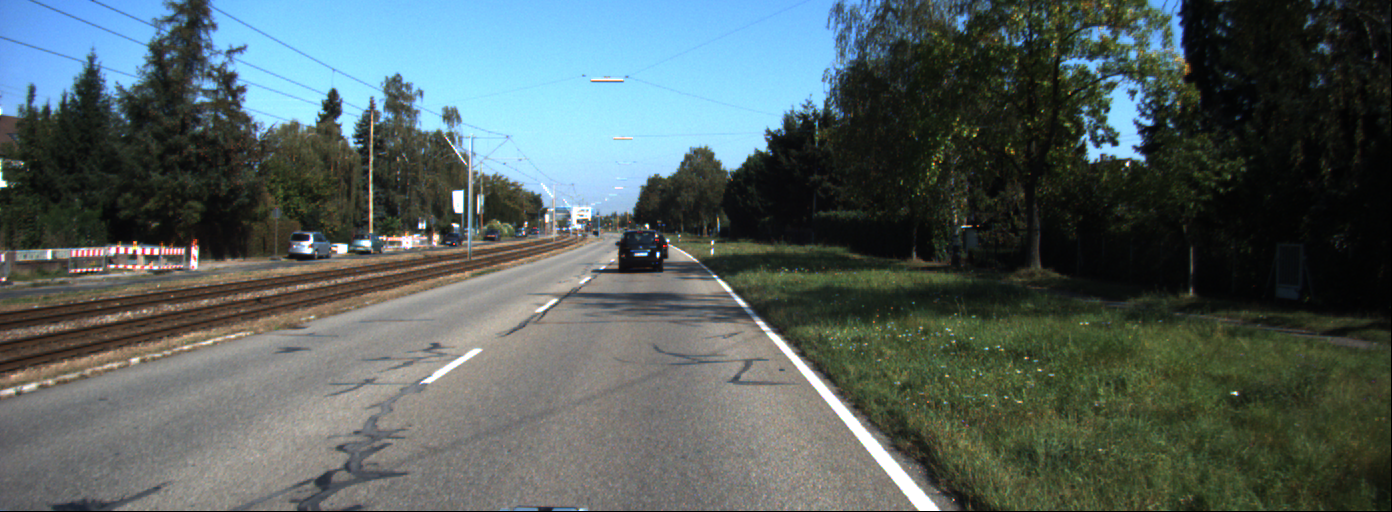
#> input picture Codes/data_1/data/0000000003.png, 1392 x 512 px, given in place of out.avi, which was not available
$ python question_2.py
#> lines starting #> are read from the running program, lines starting #| are printed output that depends on the picture; after the words box and inside, x2 and y2 are one past the last pixel; in counts of white or black regions, pixels touching at a corner belong together; pictures that were not available may be replaced by others from this repository, and a replacement may not be noted
import cv2
import numpy as np
import matplotlib.pyplot as plot
import copy

video = cv2.VideoCapture("out.avi")
# video = cv2.VideoCapture("data_2/challenge_video.mp4")
def mouse_click(event, x, y, flag, param):
    if event == cv2.EVENT_LBUTTONDOWN:
        print(x, y)
        # points.append([x, y])

def warpImage(den_image, pts):
    # store points
    tl = pts[0]
    tr = pts[1]
    br = pts[2]
    bl = pts[3]
    rect = np.array([tl, tr, br, bl], dtype="float32")
    # rect = (tl,tr,br,bl)
    widthA = np.sqrt(((br[0] - bl[0]) ** 2) + ((br[1] - bl[1]) ** 2))
    widthB = np.sqrt(((tr[0] - tl[0]) ** 2) + ((tr[1] - tl[1]) ** 2))
    maxWidth = max(int(widthA), int(widthB))

    heightA = np.sqrt(((tr[0] - br[0]) ** 2) + ((tr[1] - br[1]) ** 2))
    heightB = np.sqrt(((tl[0] - bl[0]) ** 2) + ((tl[1] - bl[1]) ** 2))
    maxHeight = max(int(heightA), int(heightB))

    dst = np.array([
        [0, 0],
        [maxWidth - 1, 0],
        [maxWidth - 1, maxHeight - 1],
        [0, maxHeight - 1]], dtype="float32")
    # dst = np.array([[0,0],[199,0],[199,199],[0,199]], dtype="float32")

    M = cv2.getPerspectiveTransform(rect, dst)
    warped = cv2.warpPerspective(den_image, M, (maxWidth, maxHeight))
    return warped

def invWarpImage(den_image, pts):
    # store points
    tl = pts[0]
    tr = pts[1]
    br = pts[2]
    bl = pts[3]
    rect = np.array([tl, tr, br, bl], dtype="float32")
    # rect = (tl,tr,br,bl)
    widthA = np.sqrt(((br[0] - bl[0]) ** 2) + ((br[1] - bl[1]) ** 2))
    widthB = np.sqrt(((tr[0] - tl[0]) ** 2) + ((tr[1] - tl[1]) ** 2))
    maxWidth = max(int(widthA), int(widthB))

    heightA = np.sqrt(((tr[0] - br[0]) ** 2) + ((tr[1] - br[1]) ** 2))
    heightB = np.sqrt(((tl[0] - bl[0]) ** 2) + ((tl[1] - bl[1]) ** 2))
    maxHeight = max(int(heightA), int(heightB))

    dst = np.array([
        [0, 0],
        [maxWidth - 1, 0],
        [maxWidth - 1, maxHeight - 1],
        [0, maxHeight - 1]], dtype="float32")
    # dst = np.array([[0,0],[199,0],[199,199],[0,199]], dtype="float32")

    M = cv2.getPerspectiveTransform(rect, dst)
    warped = cv2.warpPerspective(den_image, np.linalg.inv(M), (maxWidth, maxHeight))
    return warped

def undistortImage(warped):
    ### Define Camera Matrix
    mtx = np.array([[9.037596e+02, 0.000000e+00, 6.957519e+02],
                    [0.000000e+00, 9.019653e+02, 2.242509e+02],
                    [0, 0, 1]])

    ### Define distortion coefficients
    dist = np.array([-3.639558e-01, 1.788651e-01, 6.029694e-04, -3.922424e-04, -5.382460e-02])

    h, w = warped.shape[:2]
    newcameramtx, roi = cv2.getOptimalNewCameraMatrix(mtx, dist, (w, h), 1,
                                                      (w, h))

    ### Undistorting
    dst = cv2.undistort(warped, mtx, dist, None, newcameramtx)

    # crop the image
    x, y, w, h = roi
    dst = dst[y:y + h, x:x + w]
    return dst

def hsv(image):
    global white_mask
    hsv = cv2.cvtColor(image, cv2.COLOR_BGR2HSV)
    lower_white = np.array([0, 0, 183])
    higher_white = np.array([255, 255, 255])
    white_mask = cv2.inRange(hsv, lower_white, higher_white)
    return white_mask

def curve_fit(image):
    # pixel_sum_yellow = np.sum(yellow_mask, axis=0)
    pixel_sum_white = np.sum(white_mask, axis=0)
    pts_white = []
    for i in range(len(pixel_sum_white)):
        if pixel_sum_white[i]:
            for j in range(white_mask.shape[0]):
                pts_white.append([i, j])

    pts_white = np.array(pts_white)
    pts_white = pts_white.reshape((-1, 1, 2))
    fit_line = cv2.polylines(frame, [pts_white], True, (255, 0, 0))

    return fit_line

if __name__ == '__main__':
    # [7 lines of commented-out code are left out]
    while True:
        _, frame = video.read()
#> frame is the input picture: shape (512, 1392, 3); mean B, G, R 95, 95.9, 83.1
        # gray = cv2.cvtColor(frame, cv2.COLOR_BGR2GRAY)
        # points = np.float32([[550,460],[740, 460],[1280,720],[128, 720]])
        # points = np.float32([[451, 81], [698, 77], [798, 178], [214, 182]]) # test points taken from image
        points = np.float32([[442, 281], [730, 281], [954, 498], [2, 377]])  # test points taken from image
        # points = np.float32([[435, 281], [780, 273], [961, 464], [12, 360]])


        ### warp function call
        warped_img = warpImage(frame, points)
#> in warpImage, `warped = cv2.warpPerspective(den_image, M, (maxWidth, maxHeight))`:
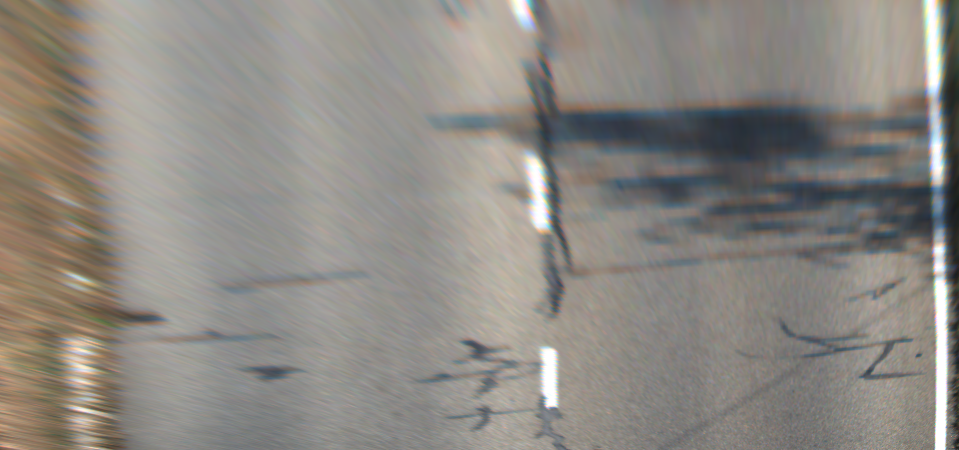
#> warped: shape (450, 959, 3); mean B, G, R 131.3, 137.2, 141.2
        mask = hsv(warped_img)
#> in hsv, `hsv = cv2.cvtColor(image, cv2.COLOR_BGR2HSV)`: hsv: shape (450, 959, 3); mean H, S, V 41.6, 26.9, 143.7
#> in hsv, `white_mask = cv2.inRange(hsv, lower_white, higher_white)`:
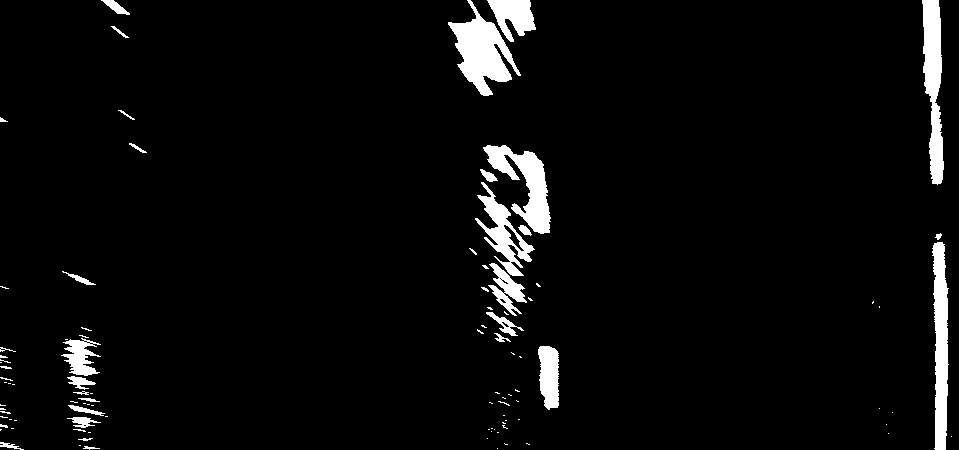
#> white_mask: shape (450, 959); 4.3% white; 98 white regions (66 under 20 px), largest, box (x1, y1, x2, y2) and area: (448, 0, 521, 96) 3057, (922, 0, 944, 185) 2553, (932, 242, 949, 450) 2538


        ### undistort the image
        dst = undistortImage(warped_img)
#> in undistortImage, `dst = cv2.undistort(warped, mtx, dist, None, newcameramtx)`:
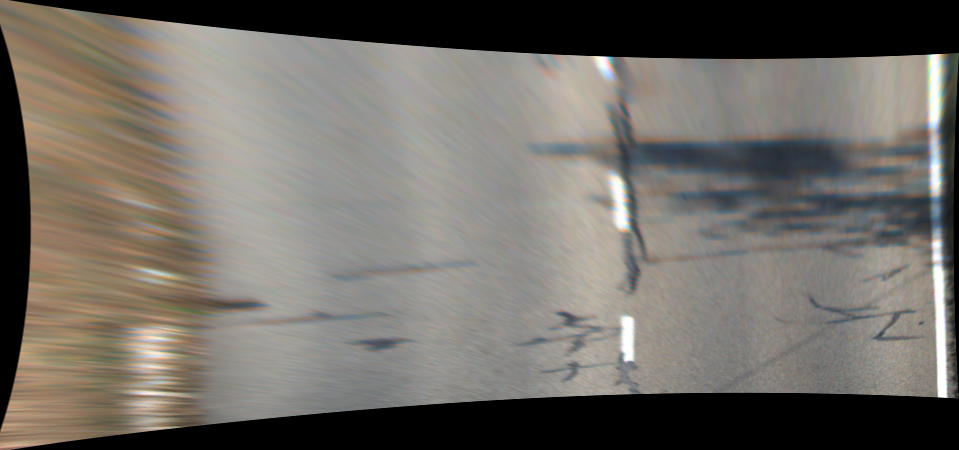
#> dst: shape (450, 959, 3); mean B, G, R 102.7, 109, 113.4
#> in undistortImage, `dst = dst[y:y + h, x:x + w]`:
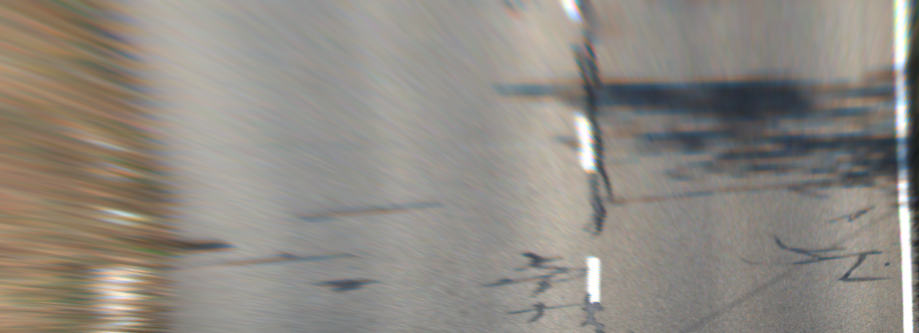
#> dst: shape (333, 919, 3); mean B, G, R 130.8, 138, 142.9


        ### inverse warp function call
        inv_warped_img = invWarpImage(mask, points)
#> in invWarpImage, `warped = cv2.warpPerspective(den_image, np.linalg.inv(M), (maxWidth, m..`:
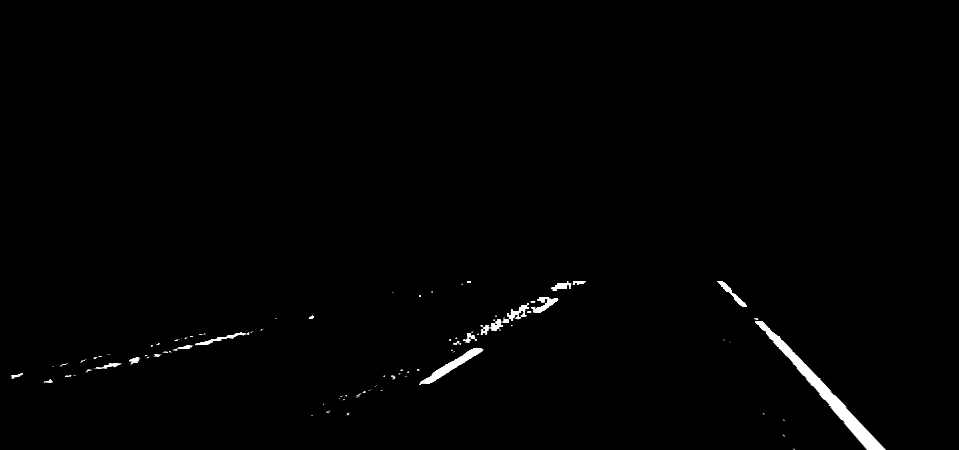
#> warped: shape (450, 959); min 0, max 255, mean 2.2

        ### hsv trial

        fit_line = curve_fit(inv_warped_img)
#> in curve_fit, `pixel_sum_white = np.sum(white_mask, axis=0)`: pixel_sum_white = 959 values, max 99705 at index 936, min 0 at index 24, mean 4916
#> after the loop in curve_fit, `for i in range(len(pixel_sum_white)):`: pts_white = 114750 items
#> in curve_fit, `pts_white = np.array(pts_white)`: pts_white = 114750 pairs, first value 0 to 951, second value 0 to 449
#> in curve_fit, `fit_line = cv2.polylines(frame, [pts_white], True, (255, 0, 0))`:
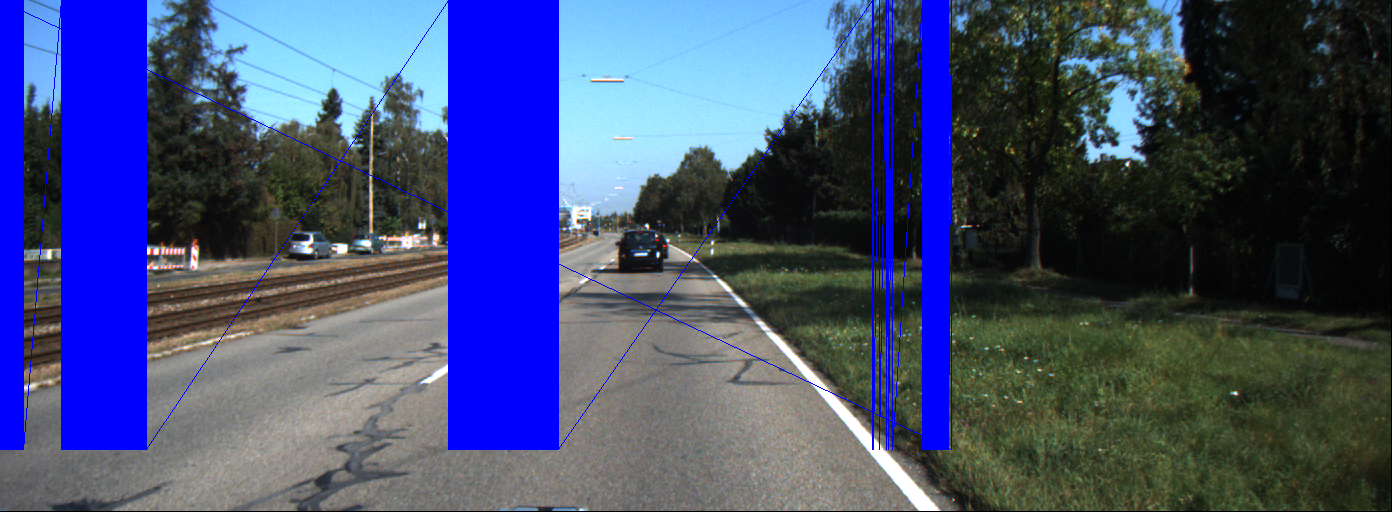
#> fit_line: shape (512, 1392, 3); mean B, G, R 117, 76.2, 66.2


        # [5 lines of commented-out code are left out]
        cv2.imshow("masking", mask)
        # cv2.imshow('lane_pixel_candidate', fit_line)


        if cv2.waitKey(10) & 0xFF == ord('q'):
#> (key q is pressed here)
            break
video.release()
cv2.destroyAllWindows()

$ run again, on Codes/data_1/data/0000000008.png
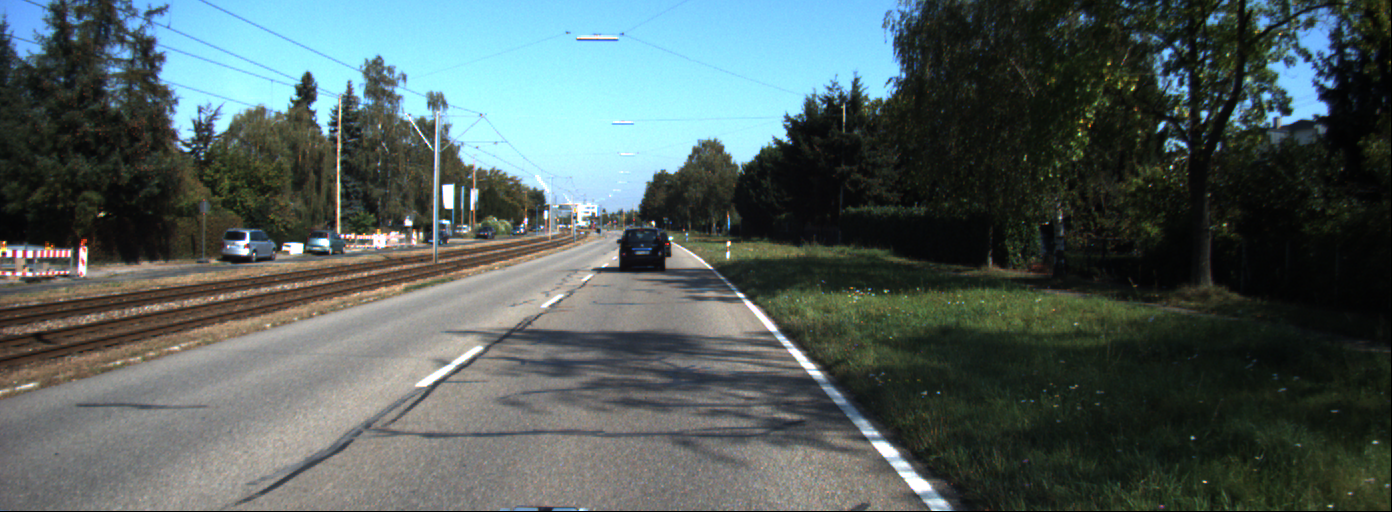
#> input picture Codes/data_1/data/0000000008.png, 1392 x 512 px, given in place of out.avi, which was not available
#> frame is the input picture: shape (512, 1392, 3); mean B, G, R 93.5, 94.9, 81.3
#> hsv: shape (450, 959, 3); mean H, S, V 45.7, 25.5, 148.6
#> in hsv, `white_mask = cv2.inRange(hsv, lower_white, higher_white)`:
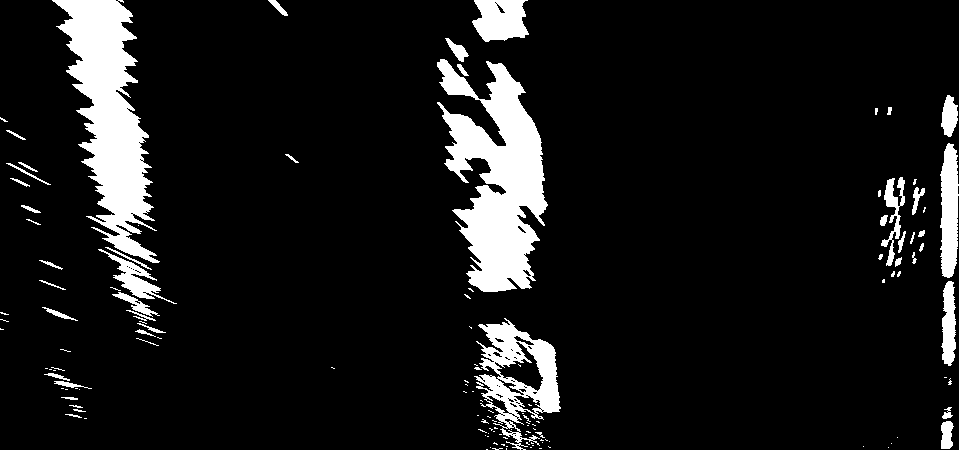
#> white_mask: shape (450, 959); 9.7% white; 132 white regions (85 under 20 px), largest, box (x1, y1, x2, y2) and area: (437, 59, 548, 292) 14040, (52, 0, 160, 263) 12861, (474, 318, 561, 450) 4663
#> pixel_sum_white = 959 values, max 89760 at index 506, min 0 at index 177, mean 11135.2
#> after the loop in curve_fit, `for i in range(len(pixel_sum_white)):`: pts_white = 181350 items
#> in curve_fit, `pts_white = np.array(pts_white)`: pts_white = 181350 pairs, first value 0 to 958, second value 0 to 449
#> in curve_fit, `fit_line = cv2.polylines(frame, [pts_white], True, (255, 0, 0))`:
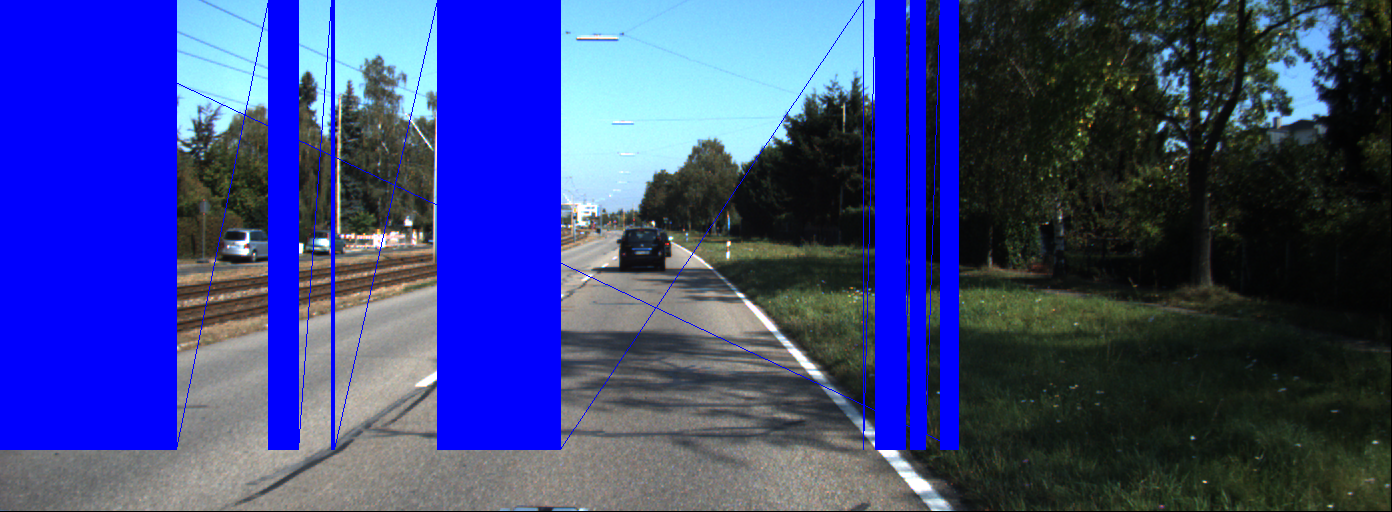
#> fit_line: shape (512, 1392, 3); mean B, G, R 132.1, 67.3, 57.1
